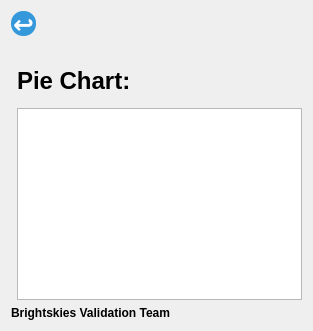
      <widget class="QWidget" name="Statistics_tab">
       <attribute name="title">
        <string>Statistics</string>
       </attribute>
       <layout class="QGridLayout" name="gridLayout_6">
        <item row="0" column="0" rowspan="2" colspan="2">
         <layout class="QVBoxLayout" name="verticalLayout_21">
          <item>
           <widget class="QPushButton" name="back_btn_audit_2">
            <property name="minimumSize">
             <size>
              <width>25</width>
              <height>25</height>
             </size>
            </property>
            <property name="maximumSize">
             <size>
              <width>25</width>
              <height>25</height>
             </size>
            </property>
            <property name="font">
             <font>
              <pointsize>-1</pointsize>
              <weight>75</weight>
              <bold>true</bold>
             </font>
            </property>
            <property name="styleSheet">
             <string notr="true">QPushButton {
    background-color: #3498db;    /* Background color of the button */
    border: none;                 /* Remove default border */
    border-radius: 12px;          /* Makes the button circular (half of width/height) */
    width: 25px;                  /* Width of the button */
    height: 25px;                 /* Height of the button */
    color: white;                 /* Color of the arrow */
    font-size:25px;              /* Size of the arrow */
    font-weight: bold;            /* Bold arrow */
    text-align: center;           /* Center the arrow */
    padding: 0px;                 /* Remove any padding */
}
</string>
            </property>
            <property name="text">
             <string>↩</string>
            </property>
           </widget>
          </item>
          <item>
           <spacer name="verticalSpacer_9">
            <property name="orientation">
             <enum>Qt::Vertical</enum>
            </property>
            <property name="sizeHint" stdset="0">
             <size>
              <width>20</width>
              <height>40</height>
             </size>
            </property>
           </spacer>
          </item>
         </layout>
        </item>
        <item row="0" column="2" rowspan="2">
         <layout class="QHBoxLayout" name="horizontalLayout_14">
          <item>
           <spacer name="horizontalSpacer_10">
            <property name="orientation">
             <enum>Qt::Horizontal</enum>
            </property>
            <property name="sizeHint" stdset="0">
             <size>
              <width>40</width>
              <height>20</height>
             </size>
            </property>
           </spacer>
          </item>
          <item>
           <widget class="QLabel" name="label_4">
            <property name="minimumSize">
             <size>
              <width>125</width>
              <height>91</height>
             </size>
            </property>
            <property name="maximumSize">
             <size>
              <width>121</width>
              <height>91</height>
             </size>
            </property>
            <property name="styleSheet">
             <string notr="true">background-image: url(:/logo/BrightLogo.png);</string>
            </property>
            <property name="text">
             <string/>
            </property>
           </widget>
          </item>
         </layout>
        </item>
        <item row="1" column="1">
         <widget class="QLabel" name="label_7">
          <property name="font">
           <font>
            <pointsize>18</pointsize>
            <weight>75</weight>
            <bold>true</bold>
           </font>
          </property>
          <property name="text">
           <string>Pie Chart:</string>
          </property>
         </widget>
        </item>
        <item row="2" column="1" colspan="2">
         <widget class="QGraphicsView" name="graphicsView"/>
        </item>
        <item row="3" column="0" colspan="3">
         <widget class="QLabel" name="validation_label_8">
          <property name="font">
           <font>
            <weight>75</weight>
            <bold>true</bold>
           </font>
          </property>
          <property name="text">
           <string>Brightskies Validation Team</string>
          </property>
         </widget>
        </item>
       </layout>
      </widget>
